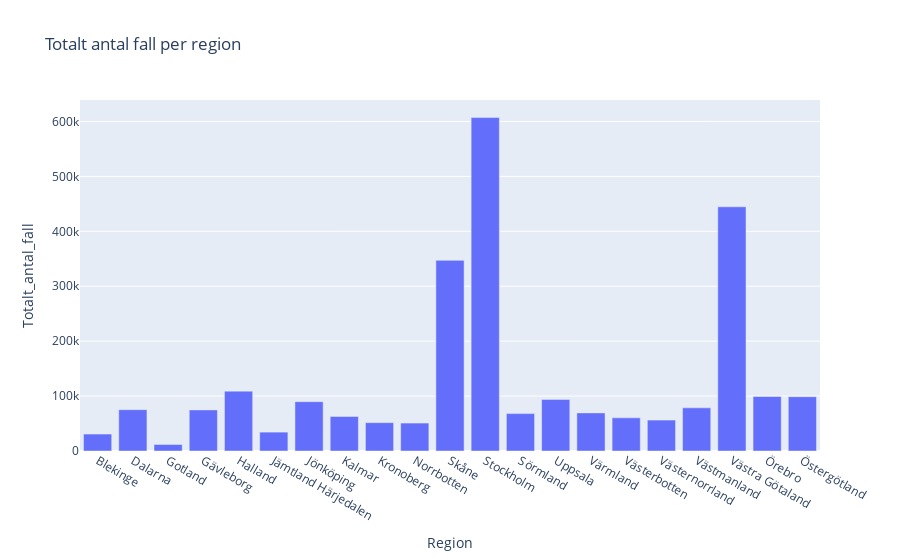

Here is the notebook cell this chart was saved with:
### Code cell
df_total_antal_region = pd.read_excel(
    "./data/Folkhalsomyndigheten_Covid19.xlsx", sheet_name="Totalt antal per region")

fig = px.bar(df_total_antal_region, x="Region", y="Totalt_antal_fall", title="Totalt antal fall per region")

fig.show()
fig.write_image(os.path.join(KPI_PLOT_PATH, "totalt_antal_fall_per_region.png"))

### Figure 1 — Plotly figure (JSON) as saved in the notebook; plotly's stock layout.template omitted (floating-point values rounded to 4 significant figures)
{"data": [{"alignmentgroup": "True", "hovertemplate": "Region=%{x}<br>Totalt_antal_fall=%{y}<extra></extra>", "legendgroup": "", "marker": {"color": "#636efa", "pattern": {"shape": ""}}, "name": "", "offsetgroup": "", "orientation": "v", "showlegend": false, "textposition": "auto", "type": "bar", "x": ["Blekinge", "Dalarna", "Gotland", "Gävleborg", "Halland", "Jämtland Härjedalen", "Jönköping", "Kalmar", "Kronoberg", "Norrbotten", "Skåne", "Stockholm", "Sörmland", "Uppsala", "Värmland", "Västerbotten", "Västernorrland", "Västmanland", "Västra Götaland", "Örebro", "Östergötland"], "xaxis": "x", "y": [30866, 75286, 11880, 74838, 108997, 34388, 89804, 62960, 51593, 50868, 347090, 607121, 68061, 93873, 69379, 60351, 56363, 78567, 444628, 99199, 98885], "yaxis": "y"}], "layout": {"barmode": "relative", "legend": {"tracegroupgap": 0}, "title": {"text": "Totalt antal fall per region"}, "xaxis": {"anchor": "y", "domain": [0, 1], "title": {"text": "Region"}}, "yaxis": {"anchor": "x", "domain": [0, 1], "title": {"text": "Totalt_antal_fall"}}}}
